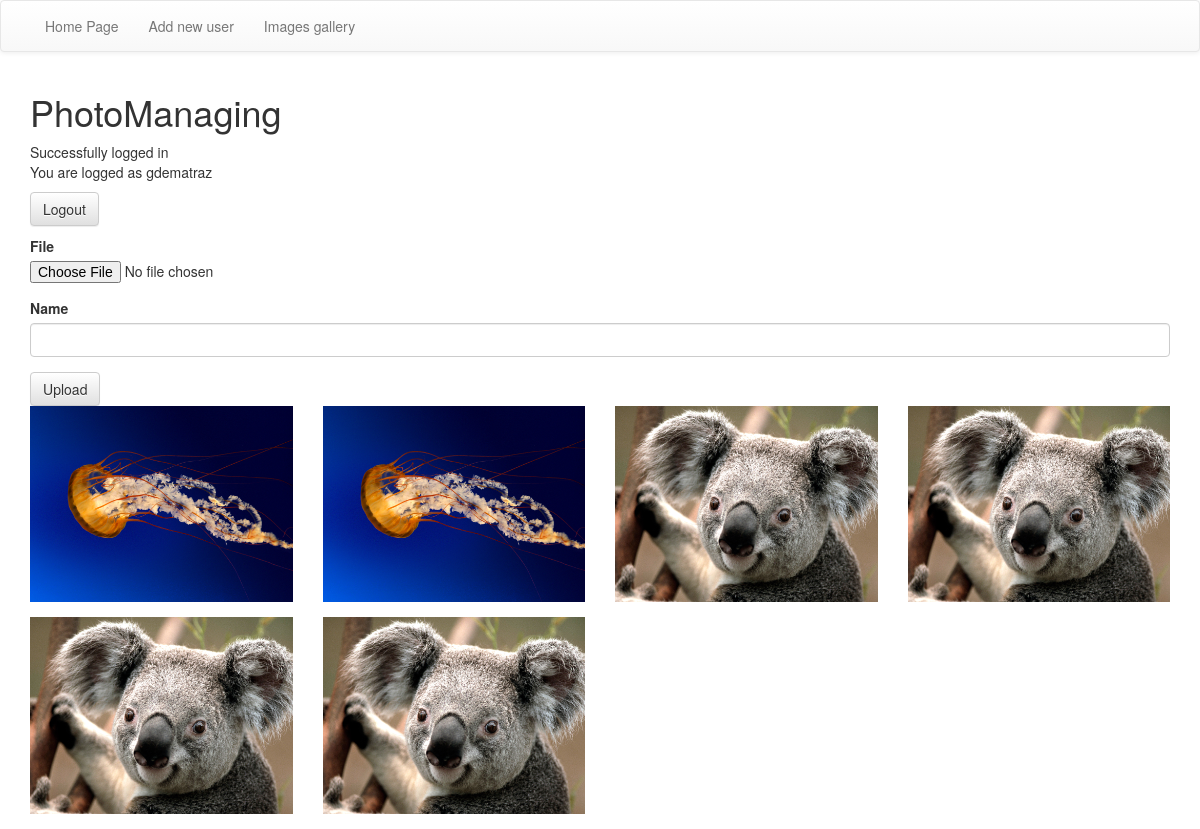
Before: /images.php (signed in) with the older database file.
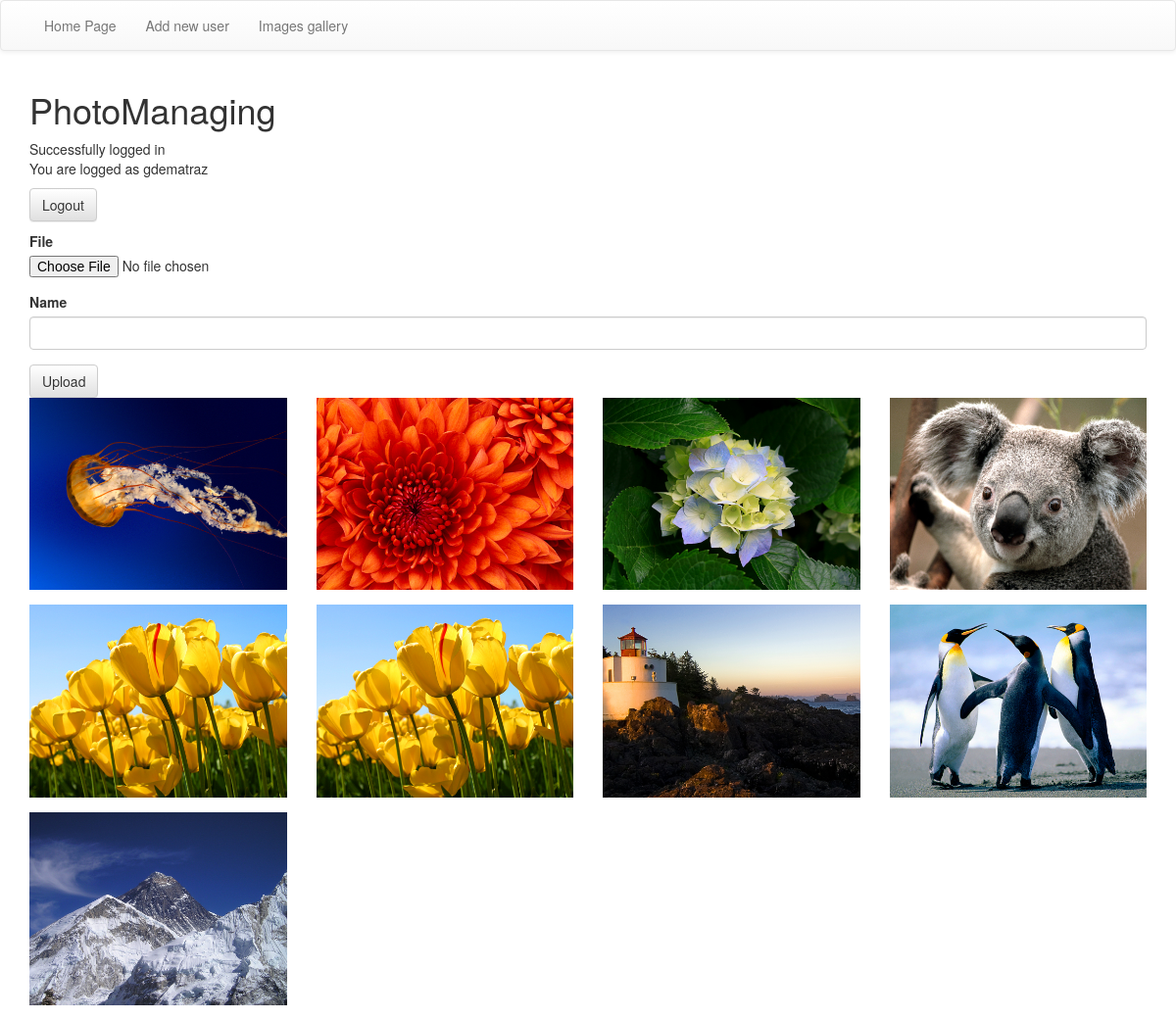
After: the same page with the newer database file.
### tables this page shows
CREATE TABLE `image` (
  `p_id` int(11) NOT NULL,
  `p_img` varchar(255) NOT NULL,
  `p_title` varchar(255) NOT NULL
);

### images.php (the view, shortened to what this page needs)
<?php
$logged = isset($_SESSION['user']);
$flash = '';
if (isset($_SESSION['flash'])) {
    $flash = $_SESSION['flash'];
}
include 'config.php';
?>
<!DOCTYPE html>
<html>
<head>
    <link href="Resources/css/bootstrap.min.css" rel="stylesheet">
    <link href="Resources/css/bootstrap-theme.css" rel="stylesheet">
    <link href="Resources/css/Theme.css" rel="stylesheet">
</head>
<body>
<nav class="navbar navbar-default">
    <div class="container">
        <ul class="nav navbar-nav">
            <li><a href="index.php">Home Page</a></li>
            <li><a href="createuser.php">Add new user</a></li>
            <li><a href="images.php">Images gallery</a></li>
        </ul>
    </div>
</nav>
<div class="container">
    <div class="row">
        <div class="col-md-12">
            <h1>PhotoManaging</h1>
            <?php if (mb_strlen($flash) > 0): ?>
                <div class="flash">
                    <?= $flash ?>
                </div>
            <?php endif ?>
            <?php if ($logged): ?>
                <p>
                     You are logged as <?= $_SESSION['user']['username']?>
                </p>
                <p>
                    <a class="btn btn-default" href="logout.php">Logout</a>
                </p>
                <form action="upload.php" method="post" enctype="multipart/form-data">
                    <div class="form-group">
                        <label for="file_upload">File</label>
                        <input id="file_upload" type="file" name="file_upload" />
                    </div>
                    <div class="form-group">
                        <label for="customname">Name</label>
                        <input class="form-control" type="text" id="customname" name="customname" />
                    </div>
                    <button type="submit" class="btn btn-default" name="submit">Upload</button>
                </form>
                <div class="row">
                    <?php
                    $result = mysqli_query($con , "SELECT * FROM image");
                    while($row = mysqli_fetch_array($result)) {
                        echo "<div class='col-md-3'><a href=".$row['p_img']."><img class='img-gallery' src=".$row['p_img']." title=".$row['p_title']."></a></div>";
                    } ?>
                </div>
<?php endif ?>
</body>
</html>

### Resources/css/Theme.css (style rules this page uses)
.img-gallery { width: 100%; margin-bottom: 15px; }

Changed rows visible on the page:
removed image: p_img (picture)
removed image: p_img+p_title (picture)
removed image: p_img+p_title (picture)
removed image: p_img+p_title (picture)
added image: p_img+p_title (picture)
added image: p_img+p_title (picture)
added image: p_img+p_title (picture)
added image: p_img+p_title (picture)
added image: p_img (picture)
added image: p_img (picture)
added image: p_img+p_title (picture)
